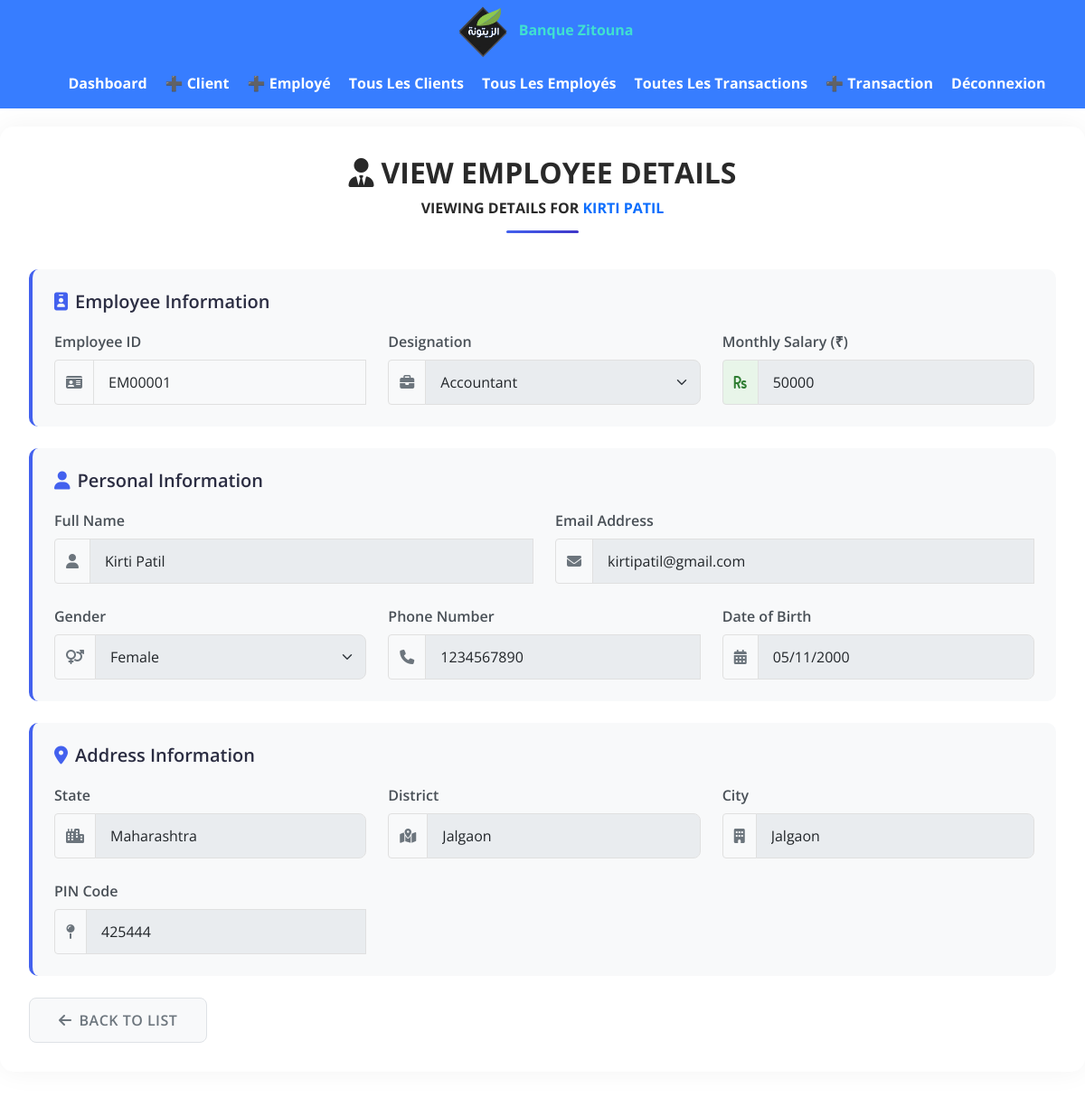
The app's page /pages/New__Employe.php?type=n&id=1&option=view (signed in) with its own data.
### tables this page shows
CREATE TABLE `employe` (
  `id` int(11) NOT NULL,
  `employe_id` varchar(255) NOT NULL,
  `name` varchar(255) NOT NULL,
  `gender` varchar(255) NOT NULL,
  `email_id` varchar(255) NOT NULL,
  `birthday` date NOT NULL,
  `phone_no` varchar(15) NOT NULL,
  `state` varchar(255) NOT NULL,
  `district` varchar(255) NOT NULL,
  `city` varchar(255) NOT NULL,
  `pin_code` int(11) NOT NULL,
  `designation` varchar(255) NOT NULL,
  `salary` int(50) NOT NULL,
  `join_date` timestamp NOT NULL DEFAULT current_timestamp() ON UPDATE current_timestamp()
);

### pages/New__Employe.php (the view, shortened to what this page needs)
<?php
    include '../components/Navigation__Bar.php';
        $name = "";
        $gender = "";
        $birthday = "";
        $email = "";
        $phone_no = "";
        $state = "";
        $district = "";
        $city = "";
        $pin_code = "";
        $designation = "";
        $salary = "";
        $employe_id	 = "";
        $option = "";
        $id = "";
        $disabled = "";
        if(isset($_GET['id']) && $_GET['id'] != "" && isset($_GET['option']) && $_GET['option']!=""){
            $id = mysqli_escape_string($con,$_GET['id']);
            $option = mysqli_escape_string($con,$_GET['option']);
        }
            if($option == 'view'){
                $disabled = "disabled";
            }else{
                $disabled = "";
            }
            if($option == 'view' || $option == 'edit'){
                $res = mysqli_fetch_assoc(mysqli_query($con,"SELECT * FROM employe WHERE id = $id"));
                $employe_id	 = $res["employe_id"];
                $name = $res["name"];
                $gender = $res["gender"];
                $birthday = $res["birthday"];
                $email = $res["email_id"];
                $phone_no = $res["phone_no"];
                $state = $res["state"];
                $district = $res["district"];
                $city = $res["city"];
                $pin_code = $res["pin_code"];
                $designation = $res["designation"];
                $salary = $res["salary"];
            }
?>
    <div class="container employee-form-container" id="add_page">
        <div class="form-header">
            <?php
                if($option == 'view'){
                    echo "
                        <h2><i class='fas fa-user-tie me-2'></i>View Employee Details</h2>
                        <p>Viewing details for <span class='text-primary fw-bold'>$name</span></p>
                    ";
                } else if ($option == 'edit'){
                    echo "
                        <h2><i class='fas fa-user-edit me-2'></i>Edit Employee Details</h2>
                        <p>Editing profile for <span class='text-primary fw-bold'>$name</span></p>
                    ";
                } else {
                    echo "
                        <h2><i class='fas fa-user-plus me-2'></i>Add New Employee</h2>
                        <p>Please fill in the employee details below</p>
                    ";
                }
            ?>
        </div>
        <form method="post" action="" class="needs-validation" novalidate>
            <div class="form-section">
                <h5 class="form-section-title"><i class="fas fa-id-badge"></i> Employee Information</h5>
                <div class="row g-4">
                    <div class="col-md-4">
                        <label for="employeeId" class="form-label">Employee ID</label>
                        <div class="input-group">
                            <span class="input-group-text"><i class="fas fa-id-card"></i></span>
                            <input type="text" class="form-control bg-light" id="employeeId" value="<?php echo $employe_id; ?>" disabled>
                        </div>
                    </div>
                    <div class="col-md-4">
                        <label for="designation" class="form-label">Designation</label>
                        <div class="input-group">
                            <span class="input-group-text"><i class="fas fa-briefcase"></i></span>
                            <select <?php echo $disabled; ?> class="form-select" id="designation" name="designation" required>
                                <?php
                                    $designations = [
                                        'Account Manager', 'Teller', 'Loan Officer', 'Customer Service',
                                        'Branch Manager', 'Financial Advisor', 'Operations Manager', 'IT Support'
                                    ];
                                    if($option == 'view'){
                                        echo "<option value='$designation' selected>$designation</option>";
                                    } else {
                                        echo "<option value='' selected disabled>Select Designation</option>";
                                        foreach($designations as $desig) {
                                            $selected = ($desig == $designation) ? 'selected' : '';
                                            echo "<option value='$desig' $selected>$desig</option>";
                                        }
                                    }
                                ?>
                            </select>
                        </div>
                    </div>
                    <div class="col-md-4">
                        <label for="salary" class="form-label">Monthly Salary (₹)</label>
                        <div class="input-group salary-input">
                            <span class="input-group-text"><i class="fas fa-rupee-sign"></i></span>
                            <input <?php echo $disabled; ?> type="text" class="form-control" id="salary" name="salary" value="<?php echo $salary; ?>" required>
                        </div>
                    </div>
                </div>
            </div>
            <form method="post" action="" class="row g-3 mt-2 mb-2">
            <div class="form-section">
                <h5 class="form-section-title"><i class="fas fa-user"></i> Personal Information</h5>
                <div class="row g-4">
                    <div class="col-md-6">
                        <label for="fullName" class="form-label">Full Name</label>
                        <div class="input-group">
                            <span class="input-group-text"><i class="fas fa-user"></i></span>
                            <input <?php echo $disabled; ?> type="text" class="form-control" id="fullName" name="name" value="<?php echo $name; ?>" required>
                        </div>
                    </div>
                    <div class="col-md-6">
                        <label for="email" class="form-label">Email Address</label>
                        <div class="input-group">
                            <span class="input-group-text"><i class="fas fa-envelope"></i></span>
                            <input <?php echo $disabled; ?> type="email" class="form-control" id="email" name="email" value="<?php echo $email; ?>" required>
                        </div>
                    </div>
                    <div class="col-md-4">
                        <label for="gender" class="form-label">Gender</label>
                        <div class="input-group">
                            <span class="input-group-text"><i class="fas fa-venus-mars"></i></span>
                            <select <?php echo $disabled; ?> class="form-select" id="gender" name="gender" required>
                                <?php
                                    if($option == 'view'){
                                        echo "<option value='$gender' selected>$gender</option>";
                                    } else if($option == 'edit'){
                                        echo "<option value='$gender' selected>$gender</option>";
                                        echo "<option value='Male'>Male</option>";
                                        echo "<option value='Female'>Female</option>";
                                        echo "<option value='Other'>Other</option>";
                                    } else {
                                        echo "<option value='' selected disabled>Select Gender</option>";
                                        echo "<option value='Male'>Male</option>";
                                        echo "<option value='Female'>Female</option>";
                                        echo "<option value='Other'>Other</option>";
                                    }
                                ?>
                            </select>
                        </div>
                    </div>
                    <div class="col-md-4">
                        <label for="phone" class="form-label">Phone Number</label>
                        <div class="input-group">
                            <span class="input-group-text"><i class="fas fa-phone"></i></span>
                            <input <?php echo $disabled; ?> type="tel" class="form-control" id="phone" name="number" value="<?php echo $phone_no; ?>" required>
                        </div>
                    </div>
                    <div class="col-md-4">
                        <label for="birthday" class="form-label">Date of Birth</label>
                        <div class="input-group">
                            <span class="input-group-text"><i class="fas fa-calendar-alt"></i></span>
                            <input <?php echo $disabled; ?> type="date" class="form-control" id="birthday" name="birthday" value="<?php echo $birthday; ?>" required>
                        </div>
                    </div>
                </div>
            </div>
            <div class="form-section">
                <h5 class="form-section-title"><i class="fas fa-map-marker-alt"></i> Address Information</h5>
                <div class="row g-4">
                    <div class="col-md-4">
                        <label for="state" class="form-label">State</label>
                        <div class="input-group">
                            <span class="input-group-text"><i class="fas fa-city"></i></span>
                            <input <?php echo $disabled; ?> type="text" class="form-control" id="state" name="state" value="<?php echo $state; ?>" required>
                        </div>
                    </div>
                    <div class="col-md-4">
                        <label for="district" class="form-label">District</label>
                        <div class="input-group">
                            <span class="input-group-text"><i class="fas fa-map-marked-alt"></i></span>
                            <input <?php echo $disabled; ?> type="text" class="form-control" id="district" name="district" value="<?php echo $district; ?>" required>
                        </div>
                    </div>
                    <div class="col-md-4">
                        <label for="city" class="form-label">City</label>
                        <div class="input-group">
                            <span class="input-group-text"><i class="fas fa-building"></i></span>
                            <input <?php echo $disabled; ?> type="text" class="form-control" id="city" name="city" value="<?php echo $city; ?>" required>
                        </div>
                    </div>
                    <div class="col-md-4">
                        <label for="pinCode" class="form-label">PIN Code</label>
                        <div class="input-group">
                            <span class="input-group-text"><i class="fas fa-map-pin"></i></span>
                            <input <?php echo $disabled; ?> type="text" class="form-control" id="pinCode" name="pin_code" value="<?php echo $pin_code; ?>" required>
                        </div>
                    </div>
                </div>
            </div>
            <div class="d-flex justify-content-between mt-4">
                <a href="Employes_Detailes.php?type=n" class="btn btn-cancel">
                    <i class="fas fa-arrow-left me-2"></i>Back to List
                </a>
            </div>
        </form>
    </div>
    <link rel="stylesheet" href="../style/employee-form.css">
    <link rel="stylesheet" href="https://cdnjs.cloudflare.com/ajax/libs/font-awesome/6.4.0/css/all.min.css">
<?php
    include '../components/Footer.php';
?>

### style/style.css (style rules this page uses)
* { padding: 0; margin: 0; box-sizing: border-box; }
body { font-family: 'Open Sans', sans-serif; background-color: #FFFFFF; }
:root { --heading__color:#292929; --subheading__color:#007bff; --tab__bg:#377dff; --log__color:#40E0D0; --tab_nav_color:#fff; --box__shadow: 0 4px 16px rgb(0 0 0 / 10%); }
a { text-decoration: none; color: inherit; }
#add_page { margin-top:20px; }
#add_page h2, #add_page p { color:var(--heading__color); font-weight:bold; text-transform:uppercase; }

### style/employee-form.css (style rules this page uses)
.employee-form-container { background: #ffffff; border-radius: 15px; box-shadow: 0 0 30px rgba(0, 0, 0, 0.05); padding: 2rem; margin: 2rem auto; max-width: 1200px; }
.btn-cancel { background: #f8f9fa; color: #6c757d; border: 1px solid #dee2e6; padding: 0.75rem 2rem; font-weight: 600; border-radius: 8px; transition: all 0.3s ease; text-transform: uppercase; letter-spacing: 0.5px; }
.form-header { text-align: center; margin-bottom: 2.5rem; position: relative; padding-bottom: 1rem; }
.form-header h2 { color: #2b2d42; font-weight: 700; margin-bottom: 0.5rem; }
.form-header p { color: #6c757d; margin-bottom: 0; }
.form-header::after { content: ''; position: absolute; bottom: 0; left: 50%; transform: translateX(-50%); width: 80px; height: 3px; background: linear-gradient(90deg, #4361ee, #3f37c9); border-radius: 3px; }
.form-label { font-weight: 600; color: #495057; margin-bottom: 0.5rem; }
.form-control, .form-select { border: 1px solid #e0e0e0; border-radius: 8px; padding: 0.75rem 1rem; transition: all 0.3s ease; box-shadow: none !important; }
.input-group-text { background-color: #f8f9fa; border: 1px solid #e0e0e0; color: #6c757d; }
.form-section { background: #f8f9fa; border-radius: 10px; padding: 1.5rem; margin-bottom: 1.5rem; border-left: 4px solid #4361ee; }
.form-section-title { color: #2b2d42; font-weight: 600; margin-bottom: 1.25rem; display: flex; align-items: center; }
.form-section-title i { margin-right: 0.5rem; color: #4361ee; }
.salary-input .input-group-text { background-color: #e8f5e9; color: #2e7d32; font-weight: 600; }
.form-section { animation: fadeInUp 0.5s ease-out forwards; opacity: 0; }
.form-section:nth-child(1) { animation-delay: 0.1s; }
.form-section:nth-child(2) { animation-delay: 0.2s; }
.form-section:nth-child(3) { animation-delay: 0.3s; }

### records on screen
employe: name "KIRTI PATIL", employe "EM00001", designation "Accountant", salary "50000", name "Kirti Patil", email "kirtipatil@gmail.com", gender "Female", number "1234567890", birthday "05/11/2000", state "Maharashtra", district "Jalgaon", city "Jalgaon", pin_code "425444"
